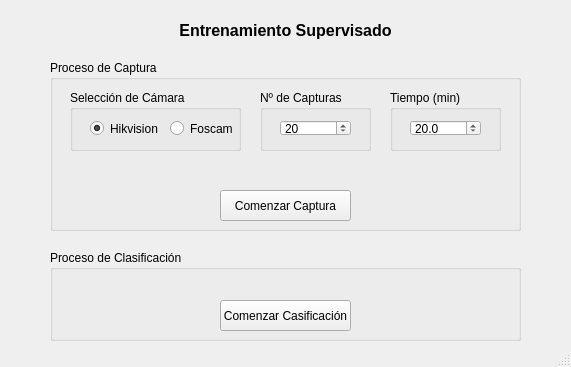
<?xml version="1.0" encoding="UTF-8"?>
<ui version="4.0">
 <class>Entrenamiento</class>
 <widget class="QMainWindow" name="Entrenamiento">
  <property name="geometry">
   <rect>
    <x>0</x>
    <y>0</y>
    <width>571</width>
    <height>367</height>
   </rect>
  </property>
  <property name="windowTitle">
   <string>Entrenamiento Supervisado</string>
  </property>
  <property name="windowIcon">
   <iconset>
    <normaloff>favicon.png</normaloff>favicon.png</iconset>
  </property>
  <widget class="QWidget" name="centralwidget">
   <widget class="QLabel" name="titulo">
    <property name="geometry">
     <rect>
      <x>0</x>
      <y>20</y>
      <width>571</width>
      <height>21</height>
     </rect>
    </property>
    <property name="font">
     <font>
      <pointsize>12</pointsize>
      <weight>75</weight>
      <bold>true</bold>
     </font>
    </property>
    <property name="text">
     <string>Entrenamiento Supervisado</string>
    </property>
    <property name="alignment">
     <set>Qt::AlignCenter</set>
    </property>
   </widget>
   <widget class="QGroupBox" name="groupBox">
    <property name="geometry">
     <rect>
      <x>50</x>
      <y>60</y>
      <width>471</width>
      <height>171</height>
     </rect>
    </property>
    <property name="title">
     <string>Proceso de Captura</string>
    </property>
    <widget class="QPushButton" name="boton_entrenamiento">
     <property name="geometry">
      <rect>
       <x>170</x>
       <y>130</y>
       <width>131</width>
       <height>31</height>
      </rect>
     </property>
     <property name="text">
      <string>Comenzar Captura</string>
     </property>
    </widget>
    <widget class="QLabel" name="estado_capturas">
     <property name="geometry">
      <rect>
       <x>170</x>
       <y>100</y>
       <width>131</width>
       <height>20</height>
      </rect>
     </property>
     <property name="text">
      <string/>
     </property>
     <property name="alignment">
      <set>Qt::AlignCenter</set>
     </property>
     <property name="wordWrap">
      <bool>false</bool>
     </property>
    </widget>
    <widget class="QGroupBox" name="groupBox_3">
     <property name="geometry">
      <rect>
       <x>20</x>
       <y>30</y>
       <width>171</width>
       <height>61</height>
      </rect>
     </property>
     <property name="title">
      <string>Selección de Cámara</string>
     </property>
     <widget class="QRadioButton" name="radio_hikvision">
      <property name="geometry">
       <rect>
        <x>20</x>
        <y>30</y>
        <width>82</width>
        <height>17</height>
       </rect>
      </property>
      <property name="text">
       <string>Hikvision</string>
      </property>
      <property name="checked">
       <bool>true</bool>
      </property>
     </widget>
     <widget class="QRadioButton" name="radio_foscam">
      <property name="geometry">
       <rect>
        <x>100</x>
        <y>30</y>
        <width>82</width>
        <height>17</height>
       </rect>
      </property>
      <property name="text">
       <string>Foscam</string>
      </property>
     </widget>
    </widget>
    <widget class="QGroupBox" name="groupBox_4">
     <property name="geometry">
      <rect>
       <x>210</x>
       <y>30</y>
       <width>111</width>
       <height>61</height>
      </rect>
     </property>
     <property name="title">
      <string>Nº de Capturas</string>
     </property>
     <widget class="QSpinBox" name="spin_num_capturas">
      <property name="geometry">
       <rect>
        <x>20</x>
        <y>30</y>
        <width>71</width>
        <height>16</height>
       </rect>
      </property>
      <property name="minimum">
       <number>1</number>
      </property>
      <property name="maximum">
       <number>99999</number>
      </property>
      <property name="value">
       <number>20</number>
      </property>
     </widget>
    </widget>
    <widget class="QGroupBox" name="groupBox_5">
     <property name="geometry">
      <rect>
       <x>340</x>
       <y>30</y>
       <width>111</width>
       <height>61</height>
      </rect>
     </property>
     <property name="title">
      <string>Tiempo (min)</string>
     </property>
     <widget class="QDoubleSpinBox" name="spin_tiempo">
      <property name="geometry">
       <rect>
        <x>20</x>
        <y>30</y>
        <width>71</width>
        <height>16</height>
       </rect>
      </property>
      <property name="decimals">
       <number>1</number>
      </property>
      <property name="minimum">
       <double>0.500000000000000</double>
      </property>
      <property name="maximum">
       <double>99999.000000000000000</double>
      </property>
      <property name="singleStep">
       <double>0.500000000000000</double>
      </property>
      <property name="value">
       <double>20.000000000000000</double>
      </property>
     </widget>
    </widget>
   </widget>
   <widget class="QGroupBox" name="groupBox_2">
    <property name="geometry">
     <rect>
      <x>50</x>
      <y>250</y>
      <width>471</width>
      <height>91</height>
     </rect>
    </property>
    <property name="title">
     <string>Proceso de Clasificación</string>
    </property>
    <widget class="QLabel" name="estado_capturas_2">
     <property name="geometry">
      <rect>
       <x>30</x>
       <y>20</y>
       <width>111</width>
       <height>16</height>
      </rect>
     </property>
     <property name="text">
      <string/>
     </property>
    </widget>
    <widget class="QPushButton" name="boton_clasificacion">
     <property name="geometry">
      <rect>
       <x>170</x>
       <y>50</y>
       <width>131</width>
       <height>31</height>
      </rect>
     </property>
     <property name="text">
      <string>Comenzar Casificación</string>
     </property>
    </widget>
    <widget class="QLabel" name="estado_clasificacion">
     <property name="geometry">
      <rect>
       <x>170</x>
       <y>20</y>
       <width>131</width>
       <height>20</height>
      </rect>
     </property>
     <property name="text">
      <string/>
     </property>
     <property name="alignment">
      <set>Qt::AlignCenter</set>
     </property>
    </widget>
   </widget>
  </widget>
  <widget class="QStatusBar" name="statusbar"/>
 </widget>
 <resources/>
 <connections/>
</ui>
